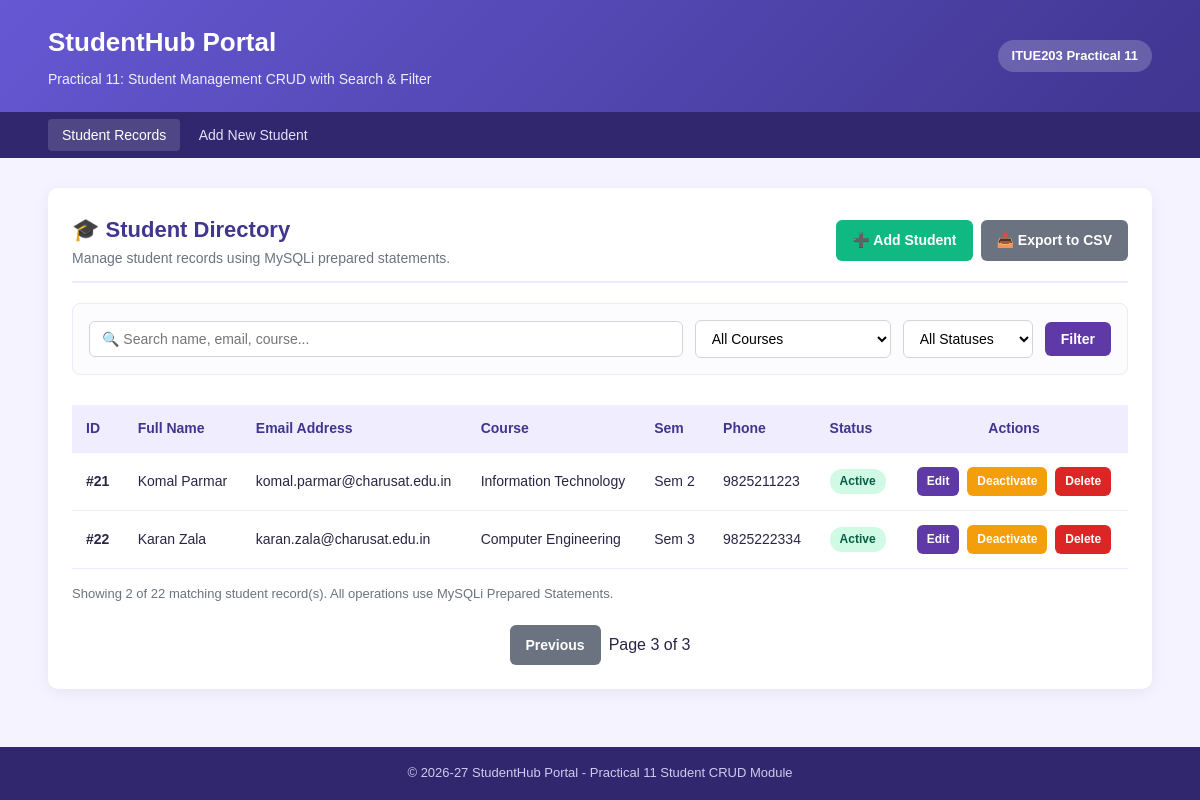
/?page=3, run on the app's committed database.
### tables this page shows
CREATE TABLE IF NOT EXISTS `students` (
  `student_id` INT AUTO_INCREMENT PRIMARY KEY,
  `name` VARCHAR(100) NOT NULL,
  `email` VARCHAR(100) NOT NULL UNIQUE,
  `course` VARCHAR(100) NOT NULL,
  `semester` INT NOT NULL DEFAULT 1,
  `phone` VARCHAR(15) NOT NULL DEFAULT '',
  `status` ENUM('Active', 'Inactive') NOT NULL DEFAULT 'Active',
  `created_at` TIMESTAMP DEFAULT CURRENT_TIMESTAMP
);

### index.php (the view, shortened to what this page needs)
<?php
require_once "db.php";
$search = trim($_GET['search'] ?? '');
$course_filter = trim($_GET['course'] ?? '');
$status_filter = trim($_GET['status'] ?? '');
$params = [];
$types = "";
$perPage = 10;
$page = max(1, (int)($_GET['page'] ?? 1));
$offset = ($page - 1) * $perPage;
$countSql = "SELECT COUNT(*) AS total FROM students";
$countStmt = $conn->prepare($countSql);
$countStmt->execute();
$totalRows = (int)$countStmt->get_result()->fetch_assoc()['total'];
$totalPages = max(1, (int)ceil($totalRows / $perPage));
$sql = "SELECT student_id, name, email, course, semester, phone, status, created_at FROM students";
$sql .= " ORDER BY student_id ASC LIMIT ? OFFSET ?";
$stmt = $conn->prepare($sql);
if ($stmt) {
    $pageParams = $params;
    $pageParams[] = $perPage;
    $pageParams[] = $offset;
    $pageTypes = $types . "ii";
    $stmt->bind_param($pageTypes, ...$pageParams);
}
if ($stmt) {
    $stmt->execute();
    $result = $stmt->get_result();
} else {
    $result = $conn->query($sql);
}
?>
<!DOCTYPE html>
<html lang="en">
<head>
    <link rel="stylesheet" href="style.css">
</head>
<body>
    <header class="header">
        <div class="container header-content">
            <div>
                <h1>StudentHub Portal</h1>
                <p>Practical 11: Student Management CRUD with Search & Filter</p>
            </div>
            <div class="header-badge">ITUE203 Practical 11</div>
        </div>
    </header>
    <nav class="navbar">
        <div class="container nav-links">
            <div>
                <a href="index.php" class="active">Student Records</a>
                <a href="add_student.php">Add New Student</a>
            </div>
        </div>
    </nav>
    <main class="container">
        <div class="card-box">
            <div class="page-header-row">
                <div>
                    <h2 class="page-title">🎓 Student Directory</h2>
                    <p style="color: #6b7280; font-size: 14px;">Manage student records using MySQLi prepared statements.</p>
                </div>
                <div style="display: flex; gap: 8px;">
                    <a href="add_student.php" class="btn btn-success">➕ Add Student</a>
                    <a href="export_csv.php?search=<?php echo urlencode($search); ?>&course=<?php echo urlencode($course_filter); ?>&status=<?php echo urlencode($status_filter); ?>" class="btn btn-secondary">📥 Export to CSV</a>
                </div>
            </div>
            <form action="index.php" method="GET" class="filter-form">
                <input type="text" name="search" class="filter-input" placeholder="🔍 Search name, email, course..." value="<?php echo htmlspecialchars($search); ?>">
                <select name="course" class="filter-select">
                    <option value="">All Courses</option>
                </select>
                <select name="status" class="filter-select" style="min-width: 130px;">
                    <option value="">All Statuses</option>
                </select>
                <button type="submit" class="btn btn-primary">Filter</button>
            </form>
            <div class="table-responsive">
                <table>
                    <thead>
                        <tr>
                            <th>ID</th>
                            <th>Full Name</th>
                            <th>Email Address</th>
                            <th>Course</th>
                            <th>Sem</th>
                            <th>Phone</th>
                            <th>Status</th>
                            <th style="text-align: center;">Actions</th>
                        </tr>
                    </thead>
                    <tbody>
                        <?php if ($result && $result->num_rows > 0): ?>
                            <?php while ($row = $result->fetch_assoc()): ?>
                                <tr>
                                    <td><strong>#<?php echo htmlspecialchars((string)$row['student_id']); ?></strong></td>
                                    <td><?php echo htmlspecialchars($row['name']); ?></td>
                                    <td><?php echo htmlspecialchars($row['email']); ?></td>
                                    <td><?php echo htmlspecialchars($row['course']); ?></td>
                                    <td>Sem <?php echo htmlspecialchars((string)$row['semester']); ?></td>
                                    <td><?php echo htmlspecialchars($row['phone']); ?></td>
                                    <td>
                                        <span class="badge <?php echo $row['status'] === 'Active' ? 'badge-active' : 'badge-inactive'; ?>">
                                            <?php echo htmlspecialchars($row['status']); ?>
                                        </span>
                                    </td>
                                    <td style="text-align: center; white-space: nowrap;">
                                        <a href="edit_student.php?id=<?php echo $row['student_id']; ?>" class="btn btn-sm btn-primary">Edit</a>
                                        <a href="delete_student.php?id=<?php echo $row['student_id']; ?>&action=toggle_status" class="btn btn-sm btn-warning" title="Toggle Active/Inactive">
                                            <?php echo $row['status'] === 'Active' ? 'Deactivate' : 'Activate'; ?>
                                        </a>
                                        <a href="delete_student.php?id=<?php echo $row['student_id']; ?>&action=delete"
                                           class="btn btn-sm btn-danger"
                                           onclick="return confirm('Are you sure you want to delete <?php echo addslashes($row['name']); ?> permanently?');">
                                            Delete
                                        </a>
                                    </td>
                                </tr>
                            <?php endwhile; ?>
                        <?php endif; ?>
                    </tbody>
                </table>
            </div>
            <p style="margin-top: 15px; font-size: 13px; color: #6b7280;">
                Showing <?php echo $result ? $result->num_rows : 0; ?> of <?php echo $totalRows; ?> matching student record(s). All operations use MySQLi Prepared Statements.
            </p>
            <?php if ($totalPages > 1): ?>
                <div class="pagination" style="display:flex; gap:8px; justify-content:center; align-items:center; margin-top:20px; flex-wrap:wrap;">
                    <?php if ($page > 1): ?>
                        <a class="btn btn-secondary" href="?<?php echo http_build_query(array_merge($_GET, ['page' => $page - 1])); ?>">Previous</a>
                    <?php endif; ?>
                    <span>Page <?php echo $page; ?> of <?php echo $totalPages; ?></span>
                </div>
            <?php endif; ?>
        </div>
    </main>
    <footer>
        <div class="container">
            <p>&copy; 2026-27 StudentHub Portal - Practical 11 Student CRUD Module</p>
        </div>
    </footer>
</body>
</html>

### style.css (style rules this page uses)
* { box-sizing: border-box; margin: 0; padding: 0; }
body { font-family: Arial, sans-serif; line-height: 1.6; color: #292544; background: #f5f3ff; min-height: 100vh; display: flex; flex-direction: column; }
.container { width: 92%; max-width: 1200px; margin: auto; }
.header { background: linear-gradient(135deg, #6558d3, #40358f); color: white; padding: 22px 0; box-shadow: 0 2px 10px rgba(64, 53, 143, 0.2); }
.header-content { display: flex; align-items: center; justify-content: space-between; flex-wrap: wrap; gap: 10px; }
.header h1 { font-size: 26px; margin-bottom: 4px; }
.header p { font-size: 14px; opacity: 0.9; }
.header-badge { background: rgba(255, 255, 255, 0.2); padding: 6px 14px; border-radius: 20px; font-size: 13px; font-weight: bold; }
.navbar { background: #30276f; }
.nav-links { display: flex; flex-wrap: wrap; align-items: center; justify-content: space-between; padding: 10px 0; }
.nav-links a { color: #e2e0f8; text-decoration: none; padding: 8px 14px; font-size: 14px; border-radius: 4px; transition: background 0.2s; }
.nav-links a:hover, .nav-links a.active { background: rgba(255, 255, 255, 0.15); color: #ffffff; }
main { flex: 1; padding: 30px 0; }
.card-box { background: #ffffff; border-radius: 10px; padding: 24px; box-shadow: 0 4px 15px rgba(0, 0, 0, 0.06); margin-bottom: 25px; }
.page-header-row { display: flex; justify-content: space-between; align-items: center; flex-wrap: wrap; gap: 15px; margin-bottom: 20px; padding-bottom: 12px; border-bottom: 2px solid #ede9fe; }
.page-title { color: #40358f; font-size: 22px; }
.filter-form { display: flex; flex-wrap: wrap; gap: 12px; align-items: center; background: #fcfbfe; padding: 16px; border-radius: 8px; border: 1px solid #ede9fe; margin-bottom: 20px; }
.filter-input { flex: 1; min-width: 180px; padding: 9px 12px; border: 1px solid #d1d5db; border-radius: 6px; font-size: 14px; outline: none; }
.filter-select { padding: 9px 12px; border: 1px solid #d1d5db; border-radius: 6px; font-size: 14px; outline: none; background: white; min-width: 160px; }
.btn { display: inline-block; padding: 9px 16px; font-size: 14px; font-weight: bold; text-align: center; text-decoration: none; border-radius: 6px; cursor: pointer; border: none; transition: all 0.2s; }
.btn-primary { background: #6039a8; color: white; }
.btn-success { background: #10b981; color: white; }
.btn-danger { background: #dc2626; color: white; }
.btn-secondary { background: #6b7280; color: white; }
.btn-warning { background: #f59e0b; color: white; }
.btn-sm { padding: 5px 10px; font-size: 12px; margin: 2px; }
.table-responsive { overflow-x: auto; }
table { width: 100%; border-collapse: collapse; margin-top: 10px; }
th, td { padding: 12px 14px; text-align: left; font-size: 14px; border-bottom: 1px solid #ede9fe; }
th { background: #f0edff; color: #40358f; font-weight: 600; }
.badge { display: inline-block; padding: 3px 10px; border-radius: 12px; font-size: 12px; font-weight: bold; }
.badge-active { background: #d1fae5; color: #065f46; }
footer { background: #30276f; color: #cfcbef; text-align: center; padding: 16px 0; font-size: 13px; margin-top: auto; }

### data on the page
students: student_id "21", name "Komal Parmar", email "komal.parmar@charusat.edu.in", course "Information Technology", semester "2", phone "9825211223", status "Active", shows "Deactivate"
students: student_id "22", name "Karan Zala", email "karan.zala@charusat.edu.in", course "Computer Engineering", semester "3", phone "9825222334", status "Active", shows "Deactivate"

### other printed values
$result->num_rows "2"
$totalRows "22"
$page "3"
$totalPages "3"
